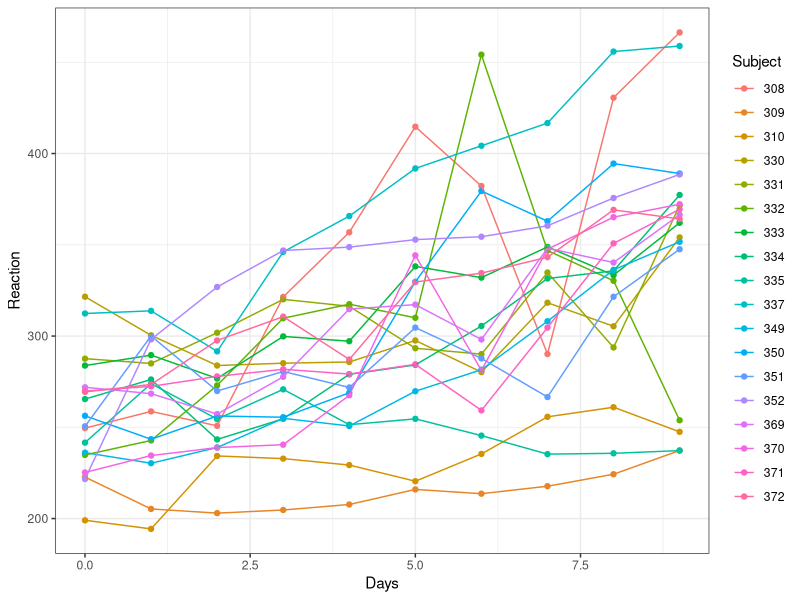
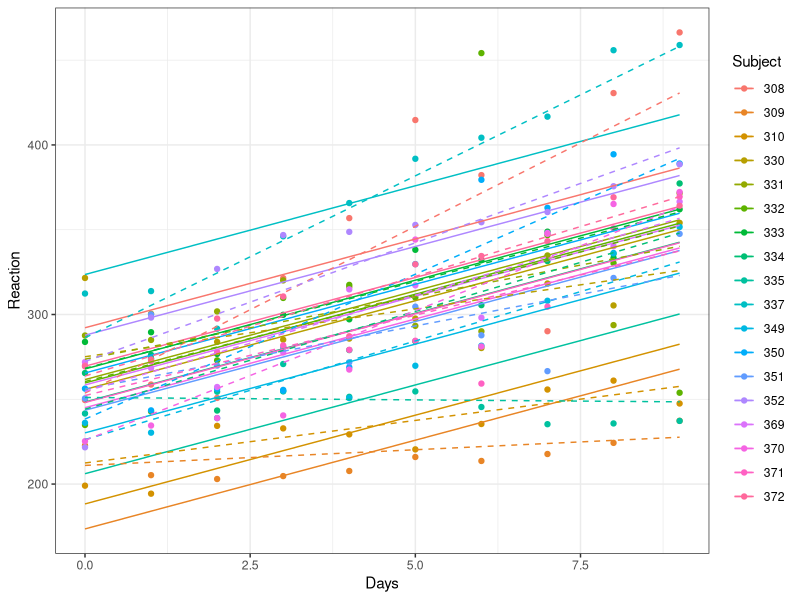

Reproduce these figures in R, in order. (Note: this script raises an error after producing the figures.)
#ex12_mixed_models
##load important packages##
library(ggplot2)
library(MASS)
library(reshape2)
library(tidyverse)

#probably a new package
#install.packages("lme4")
library(lme4)
head(sleepstudy)

#lets take a look at the data
library(ggplot2); theme_set(theme_bw())
q0 <- (ggplot(sleepstudy, aes(Days, Reaction, colour = Subject))
       + geom_point())  ## points only, use later
print(q0+geom_line())

lm2 <- lmer(Reaction~Days + (1|Subject),data=sleepstudy) ## rand intercept
lm3 <- lmer(Reaction~Days + (Days|Subject),data=sleepstudy) ## rand slopes and intercepts

#lets look at the first model
summary(lm2)

#we don't get a p-value, only a t value
#this is because understanding the df with random effects is hard
#my recommendation: estimate the random effects conservative (e.g. the largest number of df they could potentially take up)
#here, we have 18 subjects, plus the fixed effect Days (which is continous)
#therefore, our df = Numbers of obs (180) - (all the levels of fixed effects) - (all the levels of random effects)
#180 - 18 - 1
180 - 18 - 1
#161
t.value = 13.02
p.value = 2*pt(t.value, df = 180, lower=FALSE)
p.value
#a good rule of thumb is that if you have a lot of data, you want a t-value > 2

#what are diffs between the models above?
pp <- expand.grid(Days=0:9,Subject=levels(sleepstudy$Subject))
pp2 <- cbind(pp,Reaction=predict(lm2,newdata=pp))
pp3 <- cbind(pp,Reaction=predict(lm3,newdata=pp))


print(q0
      + geom_line(data=pp2)
      + geom_line(data=pp3,lty=2))
#the dashed lines are nested and the solid line are not!


##NOW FOR A GLM##
bat = read.csv("bat_data.csv")
head(bat)

#make a year column
bat$date = as.Date(bat$date, "%m/%d/%y")
bat$year = format(bat$date, "%y")
bat$year = as.numeric(bat$year)
bat$year = bat$year - min(bat$year)

#drop a species that dies too early
bat = subset(bat, species!="MYSE")
#and substrate
bat = subset(bat, species!="SUBSTRATE")


#glms - binomial
gm1 = glmer(gd~species + (1|site),data=bat, family = "binomial")
summary(gm1)
#the GLM version of this will give us p-values
Anova(gm1)

gm2 = glmer(gd~species*year + (1|site),data=bat, family = "binomial")
summary(gm2)

anova(gm1,gm2)

#let's predict g2
newdat = expand.grid(species = unique(bat$species),
                     year=seq(min(bat$year),max(bat$year),by = .05),
                     site = unique(bat$site)
                     )
newdat$yhat = predict(gm2,newdata= newdat,re.form=NA,type="response")
#note - I use response to transform from logit space to response variable space
#I used re.form to drop random effects because I don't care about the site effects

#let's plot the prediction
r=ggplot(data=newdat, aes(x=year,y=yhat,col=species))+ 
  geom_line(size=1)+
  geom_point(data = bat, aes(x = jitter(year), y = gd),size=3, shape = 1)+
  ylab("Pd Prevalence")+
  xlab("Year")+
  coord_cartesian(ylim=c(-0.1,1.1))+
  theme_bw() + 
  theme(axis.title=element_text(size=23),axis.text=element_text(size=15),panel.grid = element_blank(), axis.line=element_line(),legend.position=c(.9,.55),legend.text = element_text(size=12,face="italic"))
print(r)

#what if I hadn't dropped the site effects?

newdat$yhat = predict(gm2,newdata= newdat,type="response")
r=ggplot(data=newdat, aes(x=year,y=yhat,col=species))+ 
  geom_line(size=1)+
  geom_point(data = bat, aes(x = jitter(year), y = gd),size=3, shape = 1)+
  ylab("Pd Prevalence")+
  xlab("Year")+
  coord_cartesian(ylim=c(-0.1,1.1))+
  theme_bw() + 
  theme(axis.title=element_text(size=23),axis.text=element_text(size=15),panel.grid = element_blank(), axis.line=element_line(),legend.position=c(.9,.55),legend.text = element_text(size=12,face="italic"))
print(r)

#yikes
